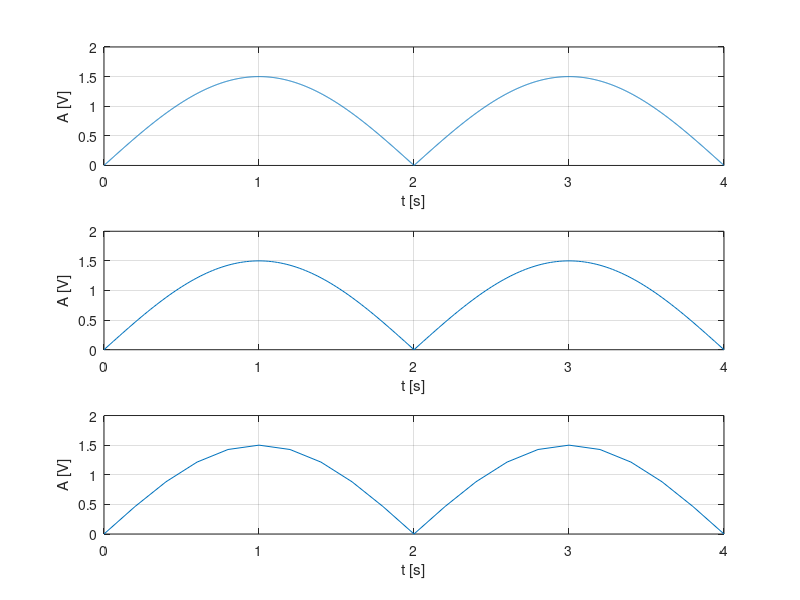

This chart was generated by the following MATLAB code:
%Se va genera un semnal cu rezolutie temporara de 2ms, 20ms
%200ms pentru un semnal continuu de tipul:
%5. Semnal sinusoidal redresat dubl? alternan??
% Perioada semnalului sinusoidal neredresat: 4 s.
% Amplitudine: 1.5.


%rezolutia temporara de 2ms
t=0:0.002:4;
f=0.25;
w=2*pi*f;
s=1.5*abs(sin(w*t));
subplot(3,1,1)
plot(t,s),grid,xlabel('t [s]'),ylabel('A [V]');

%rezolutia temporara de 20ms
t=0:0.02:4;
f=0.25;
w=2*pi*f;
s=1.5*abs(sin(w*t));
subplot(3,1,2)
plot(t,s),grid,xlabel('t [s]'),ylabel('A [V]');

%rezolutia temporara de 200ms
t=0:0.2:4;
f=0.25;
w=2*pi*f;
s=1.5*abs(sin(w*t));
subplot(3,1,3)
plot(t,s),grid,xlabel('t [s]'),ylabel('A [V]');